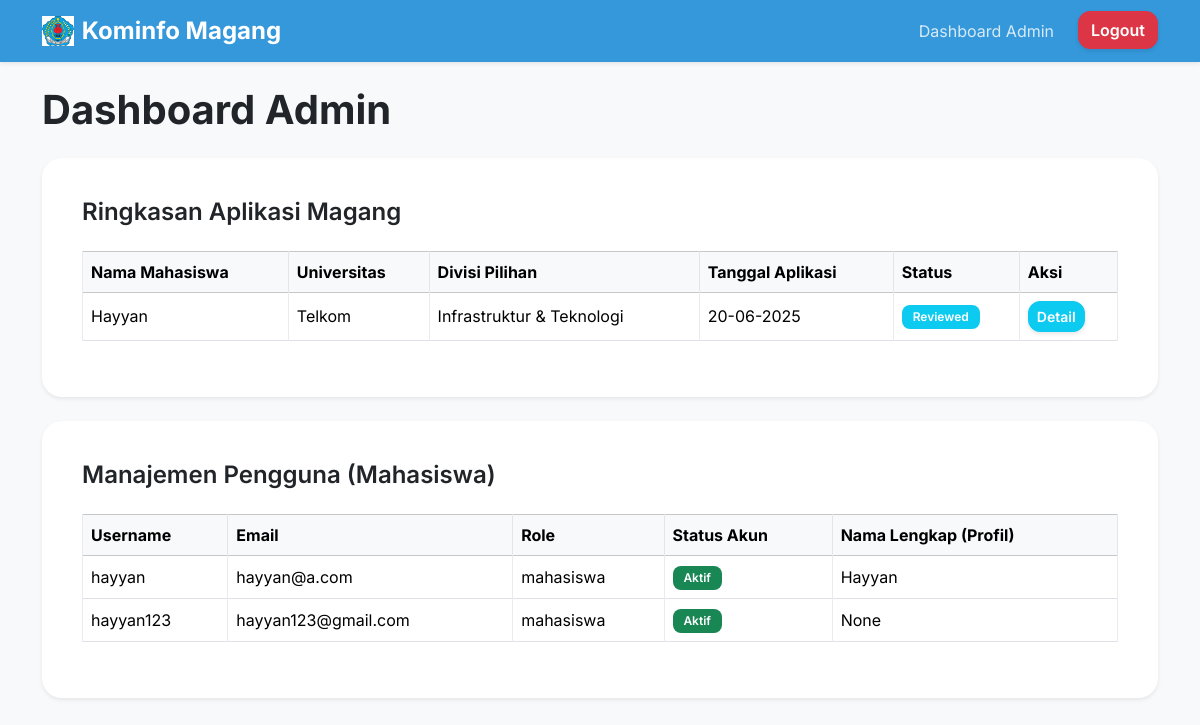
The app's page /dashboard/admin (signed in), older data.
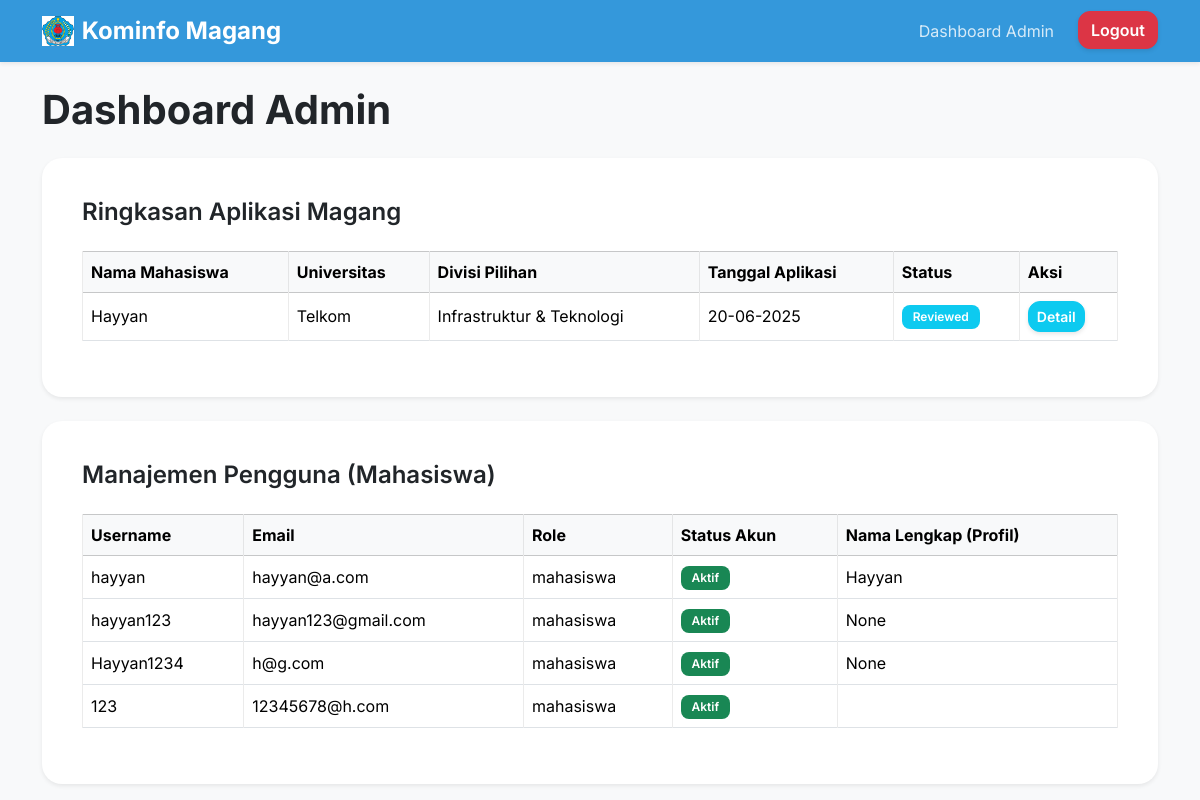
The same page, newer data.
### database.py (models this page shows, shortened)
class MahasiswaProfile(db.Model):
    id = db.Column(db.Integer, primary_key=True)
    user_id = db.Column(db.Integer, db.ForeignKey('user.id'), unique=True, nullable=False)
    full_name = db.Column(db.String(100), nullable=True)
    nim = db.Column(db.String(50), unique=True, nullable=True)
    university = db.Column(db.String(100), nullable=True)
    major = db.Column(db.String(100), nullable=True)
    gpa = db.Column(db.Float, nullable=True)
    phone_number = db.Column(db.String(20), nullable=True)
    address = db.Column(db.String(200), nullable=True)
    cv_path = db.Column(db.String(200), nullable=True)
    surat_pengantar_path = db.Column(db.String(200), nullable=True)
    transkrip_nilai_path = db.Column(db.String(200), nullable=True)

class Application(db.Model):
    id = db.Column(db.Integer, primary_key=True)
    user_id = db.Column(db.Integer, db.ForeignKey('user.id'), nullable=False)
    applied_date = db.Column(db.DateTime, default=datetime.datetime.utcnow)
    status = db.Column(db.String(50), default='Pending') # e.g., 'Pending', 'Reviewed', 'Accepted', 'Rejected', 'Interview'
    preferred_division = db.Column(db.String(100), nullable=True)
    start_date = db.Column(db.Date, nullable=True)
    end_date = db.Column(db.Date, nullable=True)
    admin_notes = db.Column(db.Text, nullable=True)

class User(db.Model):
    id = db.Column(db.Integer, primary_key=True)
    username = db.Column(db.String(80), unique=True, nullable=False)
    email = db.Column(db.String(120), unique=True, nullable=False)
    password_hash = db.Column(db.String(128), nullable=False)
    role = db.Column(db.String(20), default='mahasiswa') # 'mahasiswa' or 'admin'
    is_active = db.Column(db.Boolean, default=True) # For future features like account activation
    mahasiswa_profile = db.relationship('MahasiswaProfile', backref='user', uselist=False)
    applications = db.relationship('Application', backref='user', lazy=True)

### app.py (the view)
@app.route('/dashboard/admin')
@login_required(role='admin')
def admin_dashboard(user):
    all_applications = Application.query.order_by(Application.applied_date.desc()).all()
    all_users = User.query.all()
    applications_data = []
    for app in all_applications:
        user_data = User.query.get(app.user_id)
        profile_data = MahasiswaProfile.query.filter_by(user_id=app.user_id).first()
        applications_data.append({
            'application': app,
            'user': user_data,
            'profile': profile_data
        })
    return render_template('dashboard_admin.html',
                           user=user,
                           applications_data=applications_data,
                           all_users=all_users)

### templates/dashboard_admin.html (shortened to what this page needs)
{% extends "base.html" %}
{% block content %}
<h1 class="mb-4 fw-bold text-dark">Dashboard Admin</h1>
<div class="card shadow-sm p-4 mb-4">
    <div class="card-body">
        <h2 class="card-title fs-4 fw-semibold text-dark mb-4">Ringkasan Aplikasi Magang</h2>
        {% if applications_data %}
            <div class="table-responsive">
                <table class="table table-bordered table-hover align-middle">
                    <thead class="table-light">
                        <tr>
                            <th scope="col">Nama Mahasiswa</th>
                            <th scope="col">Universitas</th>
                            <th scope="col">Divisi Pilihan</th>
                            <th scope="col">Tanggal Aplikasi</th>
                            <th scope="col">Status</th>
                            <th scope="col">Aksi</th>
                        </tr>
                    </thead>
                    <tbody>
                        {% for data in applications_data %}
                        <tr>
                            <td>{{ data.profile.full_name or data.user.username }}</td>
                            <td>{{ data.profile.university or '-' }}</td>
                            <td>{{ data.application.preferred_division or '-' }}</td>
                            <td>{{ data.application.applied_date.strftime('%d-%m-%Y') }}</td>
                            <td>
                                <span class="badge
                                    {% if data.application.status == 'Accepted' %}bg-success
                                    {% elif data.application.status == 'Rejected' %}bg-danger
                                    {% elif data.application.status == 'Pending' %}bg-warning text-dark
                                    {% elif data.application.status == 'Reviewed' %}bg-info
                                    {% elif data.application.status == 'Interview' %}bg-primary
                                    {% else %}bg-secondary{% endif %}">
                                    {{ data.application.status }}
                                </span>
                            </td>
                            <td>
                                <a href="{{ url_for('application_detail', app_id=data.application.id) }}" class="btn btn-sm btn-info text-white">Detail</a>
                            </td>
                        </tr>
                        {% endfor %}
                    </tbody>
                </table>
            </div>
        {% else %}
            <p class="text-muted">Belum ada aplikasi magang yang masuk.</p>
        {% endif %}
    </div>
</div>
<div class="card shadow-sm p-4">
    <div class="card-body">
        <h2 class="card-title fs-4 fw-semibold text-dark mb-4">Manajemen Pengguna (Mahasiswa)</h2>
        {% if all_users %}
            <div class="table-responsive">
                <table class="table table-bordered table-hover align-middle">
                    <thead class="table-light">
                        <tr>
                            <th scope="col">Username</th>
                            <th scope="col">Email</th>
                            <th scope="col">Role</th>
                            <th scope="col">Status Akun</th>
                            <th scope="col">Nama Lengkap (Profil)</th>
                        </tr>
                    </thead>
                    <tbody>
                        {% for user_item in all_users %}
                        {% if user_item.role == 'mahasiswa' %}
                        <tr>
                            <td>{{ user_item.username }}</td>
                            <td>{{ user_item.email }}</td>
                            <td>{{ user_item.role }}</td>
                            <td>
                                <span class="badge
                                    {% if user_item.is_active %}bg-success{% else %}bg-danger{% endif %}">
                                    {{ 'Aktif' if user_item.is_active else 'Tidak Aktif' }}
                                </span>
                            </td>
                            <td>{{ user_item.mahasiswa_profile.full_name if user_item.mahasiswa_profile else '-' }}</td>
                        </tr>
                        {% endif %}
                        {% endfor %}
                    </tbody>
                </table>
            </div>
        {% else %}
            <p class="text-muted">Belum ada pengguna terdaftar.</p>
        {% endif %}
    </div>
</div>
{% endblock %}

### templates/base.html (shortened to what this page needs)
<!DOCTYPE html>
<html lang="id">
<head>
    <link href="https://cdn.jsdelivr.net/npm/bootstrap@5.3.3/dist/css/bootstrap.min.css" rel="stylesheet">
    <link rel="stylesheet" href="https://cdn.jsdelivr.net/npm/bootstrap-icons@1.11.3/font/bootstrap-icons.min.css">
    <link rel="stylesheet" href="{{ url_for('static', filename='css/custom.css') }}">
</head>
<body class="bg-light">
    <nav class="navbar navbar-expand-lg navbar-dark bg-primary shadow-sm">
        <div class="container">
            <a class="navbar-brand d-flex align-items-center" href="{{ url_for('index') }}">
                <img src="{{ url_for('static', filename='uploads/logobrebes.png') }}" alt="Logo Brebes" height="30" class="me-2">
                <span class="fs-4 fw-bold">Kominfo Magang</span>
            </a>
            <div class="collapse navbar-collapse" id="navbarNav">
                <ul class="navbar-nav ms-auto">
                    {% if 'user_id' in session %}
                        <li class="nav-item">
                            {% if session['role'] == 'admin' %}
                                <a class="nav-link" href="{{ url_for('admin_dashboard') }}">Dashboard Admin</a>
                            {% else %}
                                <a class="nav-link" href="{{ url_for('user_dashboard') }}">Dashboard Saya</a>
                            {% endif %}
                        </li>
                        <li class="nav-item">
                            <a class="btn btn-danger ms-lg-3" href="{{ url_for('logout') }}">Logout</a>
                        </li>
                    {% endif %}
                </ul>
            </div>
        </div>
    </nav>
    <div class="container mt-4">
        {% block content %}{% endblock %}
    </div>
</body>
</html>

### static/css/custom.css (style rules this page uses)
:root { --bs-primary: #3498db; --bs-primary-rgb: 52, 152, 219; --bs-secondary: #bdc3c7; --bs-success: #2ecc71; --bs-danger: #e74c3c; --bs-warning: #f39c12; --bs-info: #3498db; --bs-dark: #34495e; --bs-light: #ecf0f1; --bs-light-hover: #e0e4e7; }
body { font-family: 'Inter', sans-serif; background-color: var(--bs-light); color: var(--bs-dark); }
.navbar { background-color: var(--bs-primary) !important; box-shadow: 0 4px 12px rgba(0, 0, 0, 0.15); }
.navbar-brand { font-weight: 700 !important; font-size: 1.8rem !important; transition: transform 0.2s ease; }
.nav-link { color: rgba(255, 255, 255, 0.8) !important; position: relative; transition: color 0.3s ease, transform 0.2s ease; }
.nav-link::after { content: ''; position: absolute; width: 0; height: 2px; bottom: -5px; left: 50%; transform: translateX(-50%); background-color: white; transition: width 0.3s ease; }
.btn-danger, .btn-success { border-radius: 0.75rem; font-weight: 600; transition: transform 0.2s ease, box-shadow 0.2s ease, background-color 0.2s ease; box-shadow: 0 4px 8px rgba(0, 0, 0, 0.1); }
.card { border: none; border-radius: 1.25rem; box-shadow: 0 10px 25px rgba(0, 0, 0, 0.1); transition: transform 0.3s ease, box-shadow 0.3s ease; }
.card-title { color: var(--bs-dark); }
.btn { border-radius: 0.75rem; font-weight: 600; transition: transform 0.2s ease, box-shadow 0.2s ease, background-color 0.2s ease, border-color 0.2s ease; box-shadow: 0 2px 4px rgba(0, 0, 0, 0.1); cursor: pointer; }
.badge { font-weight: 600; padding: 0.5em 0.9em; border-radius: 0.5rem; }
.table-bordered th, .table-bordered td { border-color: rgba(0, 0, 0, 0.08); }
.table-hover tbody tr { transition: background-color 0.2s ease; }

Row changes from the older to the newer data that the page shows:
added User: username "Hayyan1234", email "h@g.com", role "mahasiswa", is_active "Aktif", mahasiswa_profile "None"
added User: username "123", email "12345678@h.com", role "mahasiswa", is_active "Aktif"
